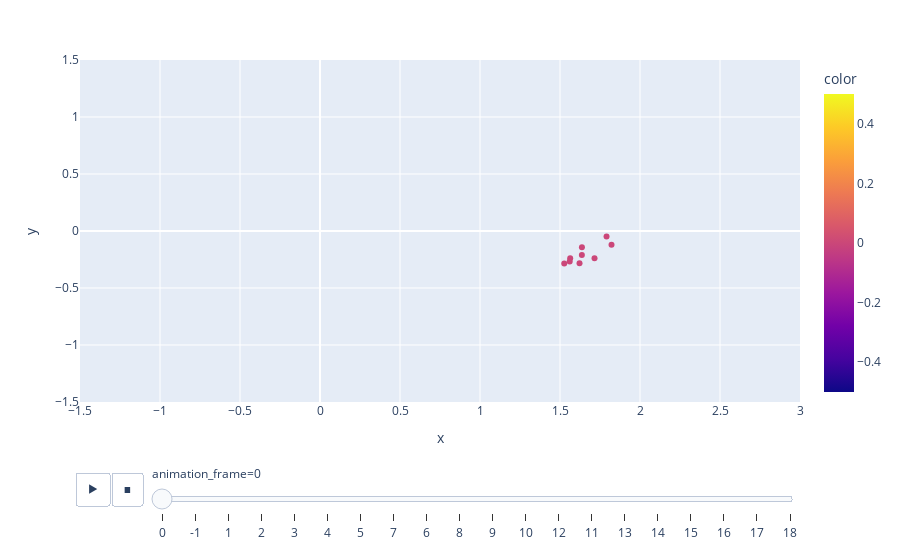

The notebook cell saved with this chart:
### Code cell
fig =px.scatter( x = np_sorted[:,1],y=np_sorted[:,2],color=stdbscanfit.labels, animation_frame=stdbscanfit.labels)
fig.update_layout(xaxis=dict(range=[-1.5,3]),
    yaxis=dict(range=[-1.5,1.5])
                  )
fig.write_html('fig_mon_fit.html')
fig.show()

### Figure 1 — Plotly figure (JSON) as saved in the notebook; plotly's stock layout.template omitted (floating-point values rounded to 4 significant figures)
{"data": [{"hovertemplate": "animation_frame=0<br>x=%{x}<br>y=%{y}<br>color=%{marker.color}<extra></extra>", "legendgroup": "", "marker": {"color": [0, 0, 0, 0, 0, 0, 0, 0, 0], "coloraxis": "coloraxis", "symbol": "circle"}, "mode": "markers", "name": "", "orientation": "v", "showlegend": false, "type": "scatter", "x": [1.637, 1.822, 1.564, 1.622, 1.637, 1.527, 1.716, 1.56, 1.791], "xaxis": "x", "y": [-0.2099, -0.1204, -0.2385, -0.2825, -0.142, -0.2848, -0.24, -0.2683, -0.0476], "yaxis": "y"}], "layout": {"coloraxis": {"colorbar": {"title": {"text": "color"}}, "colorscale": [[0.0, "#0d0887"], [0.1111, "#46039f"], [0.2222, "#7201a8"], [0.3333, "#9c179e"], [0.4444, "#bd3786"], [0.5556, "#d8576b"], [0.6667, "#ed7953"], [0.7778, "#fb9f3a"], [0.8889, "#fdca26"], [1.0, "#f0f921"]]}, "legend": {"tracegroupgap": 0}, "margin": {"t": 60}, "sliders": [{"active": 0, "currentvalue": {"prefix": "animation_frame="}, "len": 0.9, "pad": {"b": 10, "t": 60}, "steps": [{"args": [["0"], {"frame": {"duration": 0, "redraw": false}, "fromcurrent": true, "mode": "immediate", "transition": {"duration": 0, "easing": "linear"}}], "label": "0", "method": "animate"}, {"args": [["-1"], {"frame": {"duration": 0, "redraw": false}, "fromcurrent": true, "mode": "immediate", "transition": {"duration": 0, "easing": "linear"}}], "label": "-1", "method": "animate"}, {"args": [["1"], {"frame": {"duration": 0, "redraw": false}, "fromcurrent": true, "mode": "immediate", "transition": {"duration": 0, "easing": "linear"}}], "label": "1", "method": "animate"}, {"args": [["2"], {"frame": {"duration": 0, "redraw": false}, "fromcurrent": true, "mode": "immediate", "transition": {"duration": 0, "easing": "linear"}}], "label": "2", "method": "animate"}, {"args": [["3"], {"frame": {"duration": 0, "redraw": false}, "fromcurrent": true, "mode": "immediate", "transition": {"duration": 0, "easing": "linear"}}], "label": "3", "method": "animate"}, {"args": [["4"], {"frame": {"duration": 0, "redraw": false}, "fromcurrent": true, "mode": "immediate", "transition": {"duration": 0, "easing": "linear"}}], "label": "4", "method": "animate"}, {"args": [["5"], {"frame": {"duration": 0, "redraw": false}, "fromcurrent": true, "mode": "immediate", "transition": {"duration": 0, "easing": "linear"}}], "label": "5", "method": "animate"}, {"args": [["7"], {"frame": {"duration": 0, "redraw": false}, "fromcurrent": true, "mode": "immediate", "transition": {"duration": 0, "easing": "linear"}}], "label": "7", "method": "animate"}, {"args": [["6"], {"frame": {"duration": 0, "redraw": false}, "fromcurrent": true, "mode": "immediate", "transition": {"duration": 0, "easing": "linear"}}], "label": "6", "method": "animate"}, {"args": [["8"], {"frame": {"duration": 0, "redraw": false}, "fromcurrent": true, "mode": "immediate", "transition": {"duration": 0, "easing": "linear"}}], "label": "8", "method": "animate"}, {"args": [["9"], {"frame": {"duration": 0, "redraw": false}, "fromcurrent": true, "mode": "immediate", "transition": {"duration": 0, "easing": "linear"}}], "label": "9", "method": "animate"}, {"args": [["10"], {"frame": {"duration": 0, "redraw": false}, "fromcurrent": true, "mode": "immediate", "transition": {"duration": 0, "easing": "linear"}}], "label": "10", "method": "animate"}, {"args": [["12"], {"frame": {"duration": 0, "redraw": false}, "fromcurrent": true, "mode": "immediate", "transition": {"duration": 0, "easing": "linear"}}], "label": "12", "method": "animate"}, {"args": [["11"], {"frame": {"duration": 0, "redraw": false}, "fromcurrent": true, "mode": "immediate", "transition": {"duration": 0, "easing": "linear"}}], "label": "11", "method": "animate"}, {"args": [["13"], {"frame": {"duration": 0, "redraw": false}, "fromcurrent": true, "mode": "immediate", "transition": {"duration": 0, "easing": "linear"}}], "label": "13", "method": "animate"}, {"args": [["14"], {"frame": {"duration": 0, "redraw": false}, "fromcurrent": true, "mode": "immediate", "transition": {"duration": 0, "easing": "linear"}}], "label": "14", "method": "animate"}, {"args": [["15"], {"frame": {"duration": 0, "redraw": false}, "fromcurrent": true, "mode": "immediate", "transition": {"duration": 0, "easing": "linear"}}], "label": "15", "method": "animate"}, {"args": [["16"], {"frame": {"duration": 0, "redraw": false}, "fromcurrent": true, "mode": "immediate", "transition": {"duration": 0, "easing": "linear"}}], "label": "16", "method": "animate"}, {"args": [["17"], {"frame": {"duration": 0, "redraw": false}, "fromcurrent": true, "mode": "immediate", "transition": {"duration": 0, "easing": "linear"}}], "label": "17", "method": "animate"}, {"args": [["18"], {"frame": {"duration": 0, "redraw": false}, "fromcurrent": true, "mode": "immediate", "transition": {"duration": 0, "easing": "linear"}}], "label": "18", "method": "animate"}], "x": 0.1, "xanchor": "left", "y": 0, "yanchor": "top"}], "updatemenus": [{"buttons": [{"args": [null, {"frame": {"duration": 500, "redraw": false}, "fromcurrent": true, "mode": "immediate", "transition": {"duration": 500, "easing": "linear"}}], "label": "&#9654;", "method": "animate"}, {"args": [[null], {"frame": {"duration": 0, "redraw": false}, "fromcurrent": true, "mode": "immediate", "transition": {"duration": 0, "easing": "linear"}}], "label": "&#9724;", "method": "animate"}], "direction": "left", "pad": {"r": 10, "t": 70}, "showactive": false, "type": "buttons", "x": 0.1, "xanchor": "right", "y": 0, "yanchor": "top"}], "xaxis": {"anchor": "y", "domain": [0.0, 1.0], "range": [-1.5, 3], "title": {"text": "x"}}, "yaxis": {"anchor": "x", "domain": [0.0, 1.0], "range": [-1.5, 1.5], "title": {"text": "y"}}}}
